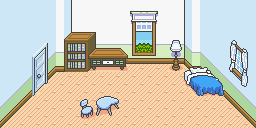

A 2D game scene composited from a Tiled map and its tileset images. What follows is a short description and the map's XML, with every tile layer's data as written:
An orthogonal 32x16 tile map with 8x8 px tiles, 2 tile layers (Base, Over) and 2 objects.

<map version="1.2" tiledversion="1.2.1" orientation="orthogonal" renderorder="right-down" width="32" height="16" tilewidth="8" tileheight="8" infinite="0" nextlayerid="7" nextobjectid="3">
 <tileset firstgid="1" source="home_room.tsx" />
 <layer id="4" name="Base" width="32" height="16">
  <data encoding="csv">
1,2,3,4,5,6,7,8,9,10,11,12,13,14,15,16,17,18,19,20,21,22,23,24,25,26,27,28,29,30,31,32,
34,35,36,37,38,39,40,41,42,43,44,45,46,47,48,49,50,51,52,53,54,55,56,57,58,59,60,61,62,63,64,65,
67,68,69,70,71,72,73,74,75,76,77,78,79,80,81,82,83,84,85,86,87,88,89,90,91,92,93,94,95,96,97,98,
100,101,102,103,104,105,106,107,108,109,110,111,112,113,114,115,116,117,118,119,120,121,122,123,124,125,126,127,128,129,130,131,
133,134,135,136,137,138,139,140,141,142,143,144,145,146,147,148,149,150,151,152,153,154,155,156,157,158,159,160,161,162,163,164,
166,167,168,169,170,171,172,173,174,175,176,177,178,179,180,181,182,183,184,185,186,187,188,189,190,191,192,193,194,195,196,197,
199,200,201,202,203,204,205,206,207,208,209,210,211,212,213,214,215,216,217,218,219,220,221,222,223,224,225,226,227,228,229,230,
232,233,234,235,236,237,238,239,240,241,242,243,244,245,246,247,248,249,250,251,252,253,254,255,256,257,258,259,260,261,262,263,
265,266,267,268,269,270,271,272,273,274,275,276,277,278,279,280,281,282,283,284,285,286,287,288,289,290,291,292,293,294,295,296,
298,299,300,301,302,303,304,305,306,307,308,309,310,311,312,313,314,315,316,317,318,319,320,321,322,323,324,325,326,327,328,329,
331,332,333,334,335,336,337,338,339,340,341,342,343,344,345,346,347,348,349,350,351,352,353,354,355,356,357,358,359,360,361,362,
364,365,366,367,368,369,370,371,372,373,374,375,376,377,378,379,380,381,382,383,384,385,386,387,388,389,390,391,392,393,394,395,
397,398,399,400,401,402,403,404,405,406,407,408,409,410,411,412,413,414,415,416,417,418,419,420,421,422,423,424,425,426,427,428,
430,431,432,433,434,435,436,437,438,439,440,441,442,443,444,445,446,447,448,449,450,451,452,453,454,455,456,457,458,459,460,461,
463,464,465,466,467,468,469,470,471,472,473,474,475,476,477,478,479,480,481,482,483,484,485,486,487,488,489,490,491,492,493,494,
496,497,498,499,500,501,502,503,504,505,506,507,508,509,510,511,512,513,514,515,516,517,518,519,520,521,522,523,524,525,526,527
</data>
 </layer>
 <layer id="5" name="Over" width="32" height="16">
  <data encoding="csv">
0,0,0,0,0,0,0,0,0,0,0,0,0,0,0,0,0,0,0,0,0,0,0,0,0,0,0,0,0,0,0,0,
0,0,0,0,0,0,0,0,0,0,0,0,0,0,0,0,0,0,0,0,0,0,0,0,0,0,0,0,0,0,0,0,
0,0,0,0,0,0,0,0,0,0,0,0,0,0,0,0,0,0,0,0,0,0,0,0,0,0,0,0,0,0,0,0,
0,0,0,0,0,0,0,0,0,0,0,0,0,0,0,0,0,0,0,0,0,0,0,0,0,0,0,0,0,0,0,0,
0,0,0,0,0,0,0,0,0,0,0,0,0,0,0,0,0,0,0,0,0,0,0,0,0,0,0,0,0,0,0,0,
0,0,0,0,0,0,0,0,0,0,0,0,0,0,0,0,0,0,0,0,0,0,0,0,0,0,0,0,0,0,0,0,
0,0,0,0,0,0,0,0,0,0,0,0,0,0,0,0,0,0,0,0,0,0,0,0,0,0,0,0,0,0,0,0,
0,0,0,0,0,0,0,0,0,0,0,0,0,0,0,0,0,0,0,0,0,0,0,0,0,0,0,0,0,0,0,0,
0,0,0,0,0,0,0,0,0,0,0,0,0,0,0,0,0,0,0,0,0,0,0,0,0,0,0,0,0,0,0,0,
0,0,0,0,0,0,0,0,0,0,0,0,0,0,0,0,0,0,0,0,0,0,0,0,0,0,0,0,0,0,0,0,
0,0,0,0,0,0,0,0,0,0,0,0,0,0,0,0,0,0,0,0,0,0,0,0,0,0,0,0,0,0,0,0,
0,0,0,0,0,0,0,0,0,0,0,0,0,0,0,0,0,0,0,0,0,0,0,0,0,0,0,0,0,0,0,0,
0,0,0,0,0,0,0,0,0,0,33,0,66,99,132,0,0,0,0,0,0,0,0,0,0,0,0,0,0,0,0,0,
0,0,0,0,0,0,0,0,0,0,0,0,0,0,0,0,0,0,0,0,0,0,0,0,0,0,0,0,0,0,0,0,
0,0,0,0,0,0,0,0,0,0,0,0,0,0,0,0,0,0,0,0,0,0,0,0,0,0,0,0,0,0,0,0,
0,0,0,0,0,0,0,0,0,0,0,0,0,0,0,0,0,0,0,0,0,0,0,0,0,0,0,0,0,0,0,0
</data>
 </layer>
 <objectgroup id="6" name="Collisions">
  <object id="1" x="256" y="128">
   <polygon points="0,0 -32,-32 -56,-32 -72,-48 -72,-56 -88,-56 -88,-64 -128,-64 -128,-56 -200,-56 -208,-48 -208,-88 -224,-72 -224,-32 -256,0 -256,-128 0,-128" />
  </object>
  <object id="2" x="0" y="128" width="256" height="8" />
 </objectgroup>
</map>
